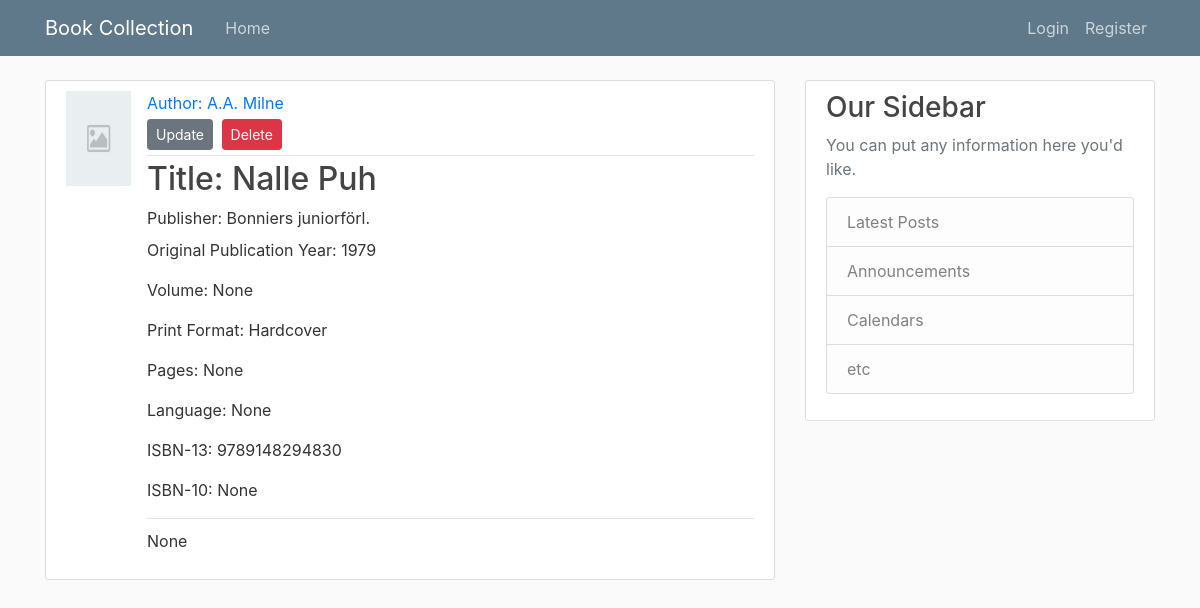
/book/5, run on the app's committed database.
### flask_collection/models.py (models this page shows, shortened)
class Book(db.Model):
    id = db.Column(db.Integer, primary_key=True)
    author = db.Column(db.String(50), nullable=False)
    title = db.Column(db.String(50), nullable=False)
    sub_title = db.Column(db.String(50))
    org_title = db.Column(db.String(50))
    org_sub_title = db.Column(db.String(50))
    volume = db.Column(db.Integer)
    publication_date = db.Column(db.DateTime)
    org_publication_year = db.Column(db.String(4))
    print_format = db.Column(db.String(20))
    pages = db.Column(db.Integer)
    publisher = db.Column(db.String(20))
    cover = db.Column(db.String(20), default='placeholder.png')
    language = db.Column(db.String(20))
    language_iso = db.Column(db.String(2))
    isbn_13 = db.Column(db.String(13))
    isbn_10 = db.Column(db.String(10))
    description = db.Column(db.Text)

### flask_collection/books/routes.py (the view)
@books.route('/book/<book_id>')
def view_book(book_id):
    book = Book.query.get_or_404(book_id)
    return render_template('book.html', title=book.title, book=book)

### flask_collection/templates/book.html (shortened to what this page needs)
{% extends "layout.html" %}
{% block content %}
  <article class="media content-section">
    <img class="article-img" src="{{ url_for('static', filename='cover_images/' + book.cover) }}" alt="{{ book.cover }}">
    <div class="media-body">
      <div class="article-metadata">
        <a class="mr-2" href="{{ url_for('books.books_by_author', author=book.author) }}">Author: {{ book.author }}</a>
        <div>
          <a class="btn btn-secondary btn-sm mt-1 mb-1" href="{{ url_for('books.update_book', book_id=book.id) }}">Update</a>
          <button type="button" class="btn btn-danger btn-sm m-1" data-toggle="modal" data-target="#deleteModal">Delete</button>
        </div>
      </div>
      <h2 class="article-title">Title: {{ book.title }}</h2>
      <p class="article-publisher">Publisher: {{ book.publisher }}
      </p>
      <p>Original Publication Year: {{ book.org_publication_year }}</p>
      <p>Volume: {{ book.volume }}</p>
      <p>Print Format: {{ book.print_format }}</p>
      <p>Pages: {{ book.pages }}</p>
      <p>Language: {{ book.language }}</p>
      <p>ISBN-13: {{ book.isbn_13 }}</p>
      <p>ISBN-10: {{ book.isbn_10 }}</p>
      <p class="article-description">{{ book.description }}</p>
    </div>
  </article>
{% endblock content %}

### flask_collection/static/main.css (style rules this page uses)
body { background: #fafafa; color: #333333; margin-top: 5rem; }
h1, h2, h3, h4, h5, h6 { color: #444444; }
.content-section { background: #ffffff; padding: 10px 20px; border: 1px solid #dddddd; border-radius: 3px; margin-bottom: 20px; }
.article-title { color: #444444; }
.article-description { padding-top: 10px; border-top: 1px solid #e3e3e3 }
.article-img { height: 95px; width: 65px; margin-right: 16px; }
.article-metadata { padding-bottom: 1px; margin-bottom: 4px; border-bottom: 1px solid #e3e3e3 }
.article-publisher { margin-bottom: 4px; padding-bottom: 4px; }

### data on the page
Book: cover (placeholder picture), author "A.A. Milne", title "Nalle Puh", publisher "Bonniers juniorförl.", org_publication_year "1979", volume "None", print_format "Hardcover", pages "None", language "None", isbn_13 "9789148294830", isbn_10 "None", description "None"
